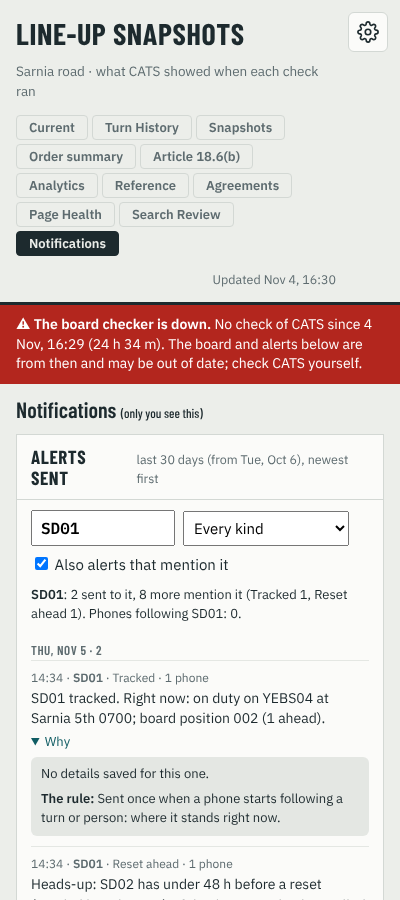
#> input picture n3.png, 400 x 900 px, given as the content of the folder ../../../n3.png, which was not available
$ python treatments.py ../../../n3.png 5 ../../../n1.png
#> lines starting #> are read from the running program, lines starting #| are printed output that depends on the picture; after the words box and inside, x2 and y2 are one past the last pixel; in counts of white or black regions, pixels touching at a corner belong together
### docs/board-checker/screenshot-mark/wm.py
"""A hidden account mark for screenshots: the feasibility test of 12 Nov 2026 (see README.md here).
NOT USED BY THE SITE OR THE LAPTOP. Kept so a later build, or a session asked to trace a screenshot,
starts from what was tested. Python 3 with numpy and Pillow; run with -I on a picture someone sent.

The mark is a tile of 8 x 8 cells repeated over the whole screen. Each cell is either "marked" (a
faint shade, `amp` levels out of 255: darker on a light page, lighter on a dark one) or not.
24 cells are a fixed sync pattern (to find the tile and its polarity); the other 40 carry a 20-bit
number as 20 pairs (marked, unmarked) or (unmarked, marked), so each bit is read as a difference.

Decoding knows nothing about the scale or crop: it finds the repeat (the tile's size in pixels)
from the image, folds the whole image onto one tile (averaging every copy), finds the sync, and
reads the bits. Flat pixels only (backgrounds and card fills): text and edges are left out.
"""
import io
import numpy as np
from PIL import Image

N = 8                      # cells per side
CELLS = N * N
NSYNC = 24
NBITS = 20
# The layout, fixed for good (it must never change once marks are out). Drawn once from
# numpy.random.default_rng(240): a permutation of the 64 cells (24 sync, then 20 pairs) and the sync signs.
# The page (public/board.html, ShotMark) carries the same numbers; test/board/shotmark.test.js checks they agree.
SYNC_POS = np.array([54, 19, 12, 40, 37, 5, 34, 18, 14, 58, 27, 23, 52, 30, 8, 31, 51, 28, 63, 9, 46, 4, 41, 17])
SYNC_VAL = np.array([-1, -1, -1, -1, -1, 1, -1, -1, 1, 1, 1, -1, 1, 1, 1, 1, -1, 1, 1, -1, -1, 1, 1, -1])
PAIRS = np.array([[44, 48], [2, 0], [3, 42], [55, 33], [38, 49], [35, 43], [25, 57], [6, 62], [15, 39], [16, 10], [13, 47], [56, 24], [20, 60], [29, 53], [59, 32], [50, 1], [36, 22], [26, 61], [7, 11], [21, 45]])


def cells_for(mark):
    v = np.zeros(CELLS, int)
    v[SYNC_POS] = SYNC_VAL
    for k in range(NBITS):
        a, c = PAIRS[k]
        v[a], v[c] = (1, -1) if (mark >> k) & 1 else (-1, 1)
    return v.reshape(N, N)     # +1 = marked


# [16 lines left out: function tile_png, not called in this run]


# ----------------------------------------------------------------------------------------------
def lum(img):
    a = np.asarray(img.convert('RGB'), dtype=np.float32)
    return 0.299 * a[..., 0] + 0.587 * a[..., 1] + 0.114 * a[..., 2]


def _boxsum(a, r):
    """Sum over a (2r+1) x (2r+1) window, windows clipped at the edges."""
    H, W = a.shape
    c = np.zeros((H + 1, W + 1), np.float64)
    c[1:, 1:] = np.cumsum(np.cumsum(a, 0), 1)
    y0 = np.clip(np.arange(H) - r, 0, H); y1 = np.clip(np.arange(H) + r + 1, 0, H)
    x0 = np.clip(np.arange(W) - r, 0, W); x1 = np.clip(np.arange(W) + r + 1, 0, W)
    return c[y1][:, x1] - c[y0][:, x1] - c[y1][:, x0] + c[y0][:, x0]


def _range3(Y):
    """max - min over each pixel's 3 x 3 neighbourhood."""
    p = np.pad(Y, 1, mode='edge')
    H, W = Y.shape
    mx = np.full_like(Y, -1e9); mn = np.full_like(Y, 1e9)
    for dy in range(3):
        for dx in range(3):
            s = p[dy:dy + H, dx:dx + W]
            mx = np.maximum(mx, s); mn = np.minimum(mn, s)
    return mx - mn


def _autocorr(D, axis):
    n = D.shape[axis]
    nfft = 1 << (2 * n - 1).bit_length()
    F = np.fft.rfft(D, nfft, axis=axis)
    ac = np.fft.irfft((F * np.conj(F)).sum(axis=1 - axis), nfft)[:n]
    return ac / max(ac[0], 1e-9)


def find_period(Y, flat, pmin, pmax, G=4.0):
    Dx = np.diff(Y, axis=1); mx = flat[:, 1:] & flat[:, :-1] & (np.abs(Dx) <= G)
    Dy = np.diff(Y, axis=0); my = flat[1:, :] & flat[:-1, :] & (np.abs(Dy) <= G)
    ax = _autocorr(np.where(mx, Dx, 0).astype(np.float64), 1)
    ay = _autocorr(np.where(my, Dy, 0).astype(np.float64), 0)
    n = min(len(ax), len(ay))
    ac = ax[:n] + ay[:n]
    hi = min(pmax, n - 2)
    if hi <= pmin:
        return None, 0.0
    lags = np.arange(pmin, hi + 1)
    seg = ac[pmin:hi + 1]
    i = int(np.argmax(seg)); L = int(lags[i])
    # prefer the fundamental if half the lag is nearly as strong
    half = L / 2
    if half >= pmin:
        h = int(round(half))
        if ac[h] >= 0.6 * ac[L]:
            L = h
    # sub-pixel peak
    if 1 <= L < n - 1:
        a, b, c = ac[L - 1], ac[L], ac[L + 1]
        d = a - 2 * b + c
        off = 0.5 * (a - c) / d if d < 0 else 0.0
    else:
        off = 0.0
    # how much the peak stands out from the rest of the searched lags
    rest = np.delete(seg, slice(max(0, i - 3), i + 4))
    z = (ac[L] - rest.mean()) / (rest.std() + 1e-12)
    return L + off, float(z)


# [8 lines left out: function fold, not called in this run]


def _cell_views(T, sub):
    """Every way the folded tile can line up with the cells: 16 sub-bin phases x 64 cyclic shifts.
    Returns a (1024, 64) matrix of cell values (centre sub-bins of each cell only)."""
    rows = []
    lo, hi = max(1, sub // 4), max(2, sub - sub // 4)
    for oy in range(sub):
        for ox in range(sub):
            Tr = np.roll(np.roll(T, -oy, 0), -ox, 1)
            C = Tr.reshape(N, sub, N, sub)[:, lo:hi, :, lo:hi].mean(axis=(1, 3))
            for sy in range(N):
                for sx in range(N):
                    rows.append(np.roll(np.roll(C, -sy, 0), -sx, 1).ravel())
    return np.array(rows)


def _template(mark):
    return cells_for(mark).ravel().astype(float)


# [4 lines left out: function _energy, not called in this run]


def residual(Y, flat, P):
    """Each flat pixel against the mean of its own fill colour around it (about 7 x 7 cells), so the mark
    stands out by about half its strength in every cell, whatever its neighbours. Fills are the peaks of the
    flat pixels' values; each pixel goes to its nearest peak within 3 levels, so two fills a few levels
    apart are never mixed (12 Nov: mixing two fills 7 levels apart drowned the mark)."""
    v = Y[flat]
    hist = np.bincount(np.clip(np.round(v), 0, 255).astype(int), minlength=256).astype(float)
    sm = np.convolve(hist, np.ones(3), 'same')
    peaks = [L for L in range(256) if sm[L] >= 0.01 * len(v) and all(sm[L] >= sm[min(255, max(0, L + d))] for d in (-2, -1, 1, 2))]
    peaks.sort(key=lambda L: -sm[L])
    levels = []
    for L in peaks:
        if len(levels) >= 12:
            break
        if all(abs(L - x) >= 3 for x in levels):
            levels.append(int(L))
    lut = np.full(256, -1)
    for val in range(256):
        d = [abs(val - L) for L in levels]
        if d and min(d) <= 3:
            lut[val] = int(np.argmin(d))
    idx = np.where(flat, lut[np.clip(np.round(Y), 0, 255).astype(int)], -1)
    R = max(3, int(round(3 * P / N)))
    r = np.zeros_like(Y, dtype=np.float32)
    w = np.zeros_like(Y, dtype=np.float32)
    for j in range(len(levels)):
        mk = idx == j
        m = mk.astype(np.float32)
        cnt = _boxsum(m, R)
        ref = _boxsum(Y * m, R) / np.maximum(cnt, 1)
        ok = mk & (cnt >= 0.25 * (2 * R + 1) ** 2)
        r[ok] = (Y - ref)[ok]
        w[ok] = 1.0
    w[np.abs(r) > 6] = 0
    return r, w


def opp(img):
    """Blue against red and green (the blue/yellow tint tried on 12 Nov; not used by the page)."""
    a = np.asarray(img.convert('RGB'), dtype=np.float32)
    return a[..., 2] - 0.5 * (a[..., 0] + a[..., 1])


def decode(img, candidates=None, pmin=24, pmax=420, sub=4, channel='auto'):
    if channel == 'auto':
        best = None
        for ch in ('grey', 'blue'):
            r = decode(img, candidates, pmin, pmax, sub, ch)
            key = (bool(r.get('found')), r.get('energy_ratio', 0) or 0)
            if best is None or key > best[0]:
                best = (key, r)
            if r.get('found'):
                break
        return best[1]
    Y = opp(img) if channel == 'blue' else lum(img)
    flat = _range3(Y) <= 5
    P0, pz = find_period(Y, flat, pmin, pmax)
    out = {'channel': channel, 'size': img.size, 'flat_share': round(float(flat.mean()), 2), 'period_z': round(pz, 1)}
    if P0 is None:
        out.update(found=False, why='image too small'); return out
    r, w = residual(Y, flat, P0)
    B = N * sub
    ys, xs = np.nonzero(w)
    vals = r[ys, xs].astype(np.float64)
    if len(vals) > 700000:
        pick = np.random.default_rng(0).choice(len(vals), 700000, replace=False)
        sy, sx, sv = ys[pick], xs[pick], vals[pick]
    else:
        sy, sx, sv = ys, xs, vals
    def en_of(Pt, yy, xx, vv):
        by = np.floor(np.mod(yy, Pt) * B / Pt).astype(int) % B
        bx = np.floor(np.mod(xx, Pt) * B / Pt).astype(int) % B
        idx = by * B + bx
        S = np.bincount(idx, weights=vv, minlength=B * B); C = np.bincount(idx, minlength=B * B)
        Tm = S / np.maximum(C, 1); mu = S.sum() / max(C.sum(), 1)
        return float((C * (Tm - mu) ** 2).sum() / max(C.sum(), 1)), (Tm - mu).reshape(B, B)
    # the exact period: the one that folds the most energy onto one tile (coarse, then fine)
    coarse = P0 * (1 + np.linspace(-0.02, 0.02, 41))
    k = int(np.argmax([en_of(Pt, sy, sx, sv)[0] for Pt in coarse]))
    fine = coarse[k] * (1 + np.linspace(-0.0012, 0.0012, 13))
    k = int(np.argmax([en_of(Pt, sy, sx, sv)[0] for Pt in fine]))
    P = float(fine[k])
    eP, T = en_of(P, ys, xs, vals)
    null = np.median([en_of(P * f, sy, sx, sv)[0] for f in (0.79, 0.83, 0.87, 1.17, 1.23, 1.29)])
    A = _cell_views(T, sub)                                  # 1024 x 64
    # the free read (no list): the alignment where the sync cells agree best
    sync = A[:, SYNC_POS] @ SYNC_VAL
    i = int(np.argmax(np.abs(sync)))
    cells = np.sign(sync[i]) * A[i]
    diffs = np.array([cells[a] - cells[b] for a, b in PAIRS])
    mark = int(sum(int(d > 0) << k for k, d in enumerate(diffs)))
    out.update(period=round(P, 2), energy_ratio=round(eP / max(null, 1e-12), 1), read=mark,
               amp_est=round(2 * float(np.mean(cells[SYNC_POS] * SYNC_VAL)), 2))
    if candidates is not None:
        tm = np.array([_template(c) for c in candidates]).T       # 64 x K
        S = A @ tm                                               # 1024 x K
        absS = np.abs(S)
        best_al = absS.argmax(axis=0)
        top = absS[best_al, np.arange(len(candidates))]
        norm = np.abs(A[best_al]).sum(axis=1)
        frac = top / np.maximum(norm, 1e-9)                      # 1.0 = every cell agrees with that member's pattern
        order = np.argsort(-frac)
        b, s2 = order[0], order[1] if len(order) > 1 else order[0]
        # how far the best stands out against every other alignment of the same pattern
        col = np.sort(absS[:, b])[:-sub * sub]
        z = (top[b] - col.mean()) / (col.std() + 1e-12)
        # The 20 number bits only, read at that member's best alignment: every member shares the sync
        # cells, so on the whole tile a stranger already agrees about 4 cells in 10.
        def bits_agree(j):
            al = best_al[j]; cv = np.sign(S[al, j]) * A[al]
            d = np.array([cv[a] - cv[c] for a, c in PAIRS])
            sg = np.array([1 if (candidates[j] >> k) & 1 else -1 for k in range(NBITS)])
            return float(np.dot(d, sg) / (np.abs(d).sum() + 1e-12))
        ab, an = bits_agree(b), max(bits_agree(j) for j in order[1:6]) if len(order) > 1 else -1.0
        out.update(best=int(candidates[b]), agree=round(float(frac[b]), 2), next_agree=round(float(frac[s2]), 2), z=round(float(z), 1),
                   bits=round(ab, 2), next_bits=round(an, 2))
        out['found'] = bool(out['energy_ratio'] >= 3 and z >= 6 and ab >= 0.8 and ab - an >= 0.35)
    return out


# [5 lines left out: function mark_of, not called in this run]


# [12 lines that do not run on import are left out]

### docs/board-checker/screenshot-mark/treatments.py
# The sharing treatments the 12 Nov test put each screenshot through (see README.md). Not used by the site.
import sys, os, io, json, glob, time
sys.path.insert(0, os.path.dirname(os.path.abspath(__file__)))
import numpy as np
from PIL import Image, ImageFilter
from multiprocessing import Pool
import wm

MARK = 0x5A3C7
CANDS = [MARK] + [int(x) for x in np.random.default_rng(7).integers(0, 1 << 20, 80)]   # a member list of 81


def jpeg(im, q):
    b = io.BytesIO(); im.convert('RGB').save(b, 'JPEG', quality=q, subsampling=2); b.seek(0); return Image.open(b).convert('RGB')
def resize_max(im, m):
    w, h = im.size; s = m / max(w, h)
    return im.resize((round(w * s), round(h * s)), Image.LANCZOS) if s < 1 else im
def resize_w(im, W):
    w, h = im.size; return im.resize((W, round(h * W / w)), Image.LANCZOS)
def crop_c(im, cw, ch, oy=0.45):
    w, h = im.size; x = (w - cw) // 2 + 37; y = int((h - ch) * oy) + 11
    return im.crop((x, y, x + cw, y + ch))
def photo(im):
    """A rough stand-in for a photo of the screen with another phone: tilt, focus blur, exposure,
    vignetting, sensor noise, a smaller picture, JPEG. Real moire and glare are not modelled."""
    rng = np.random.default_rng(3)
    w, h = im.size; d = 0.03
    quad = (w * d, h * d * 0.5, w * d * 0.3, h * (1 - d), w * (1 - d * 0.2), h * (1 - d * 0.6), w * (1 - d), 0)
    im2 = im.transform((w, h), Image.QUAD, quad, Image.BICUBIC).filter(ImageFilter.GaussianBlur(1.6))
    a = np.asarray(im2).astype(np.float32)
    yy, xx = np.mgrid[0:h, 0:w]
    vig = 1 - 0.15 * (((xx - w / 2) / (w / 2)) ** 2 + ((yy - h / 2) / (h / 2)) ** 2)
    a = 255 * ((a / 255) ** 1.15) * 0.92 * vig[..., None] + rng.normal(0, 3.5, a.shape)
    im3 = Image.fromarray(np.clip(a, 0, 255).astype(np.uint8)).resize((w * 3 // 4, h * 3 // 4), Image.BILINEAR)
    return jpeg(im3, 85)

VARIANTS = {
    'as taken (PNG)': lambda im: im,
    'emailed (JPEG 90)': lambda im: jpeg(im, 90),
    'Messenger/WhatsApp (1600 px, JPEG 75)': lambda im: jpeg(resize_max(im, 1600), 75),
    'text message (640 px wide, JPEG 60)': lambda im: jpeg(resize_w(im, 640), 60),
    'squashed (480 px wide, JPEG 50)': lambda im: jpeg(resize_w(im, 480), 50),
    'cropped to one box (900x700, JPEG 75)': lambda im: jpeg(crop_c(im, 900, 700), 75),
    'small crop (450x450, JPEG 75)': lambda im: jpeg(crop_c(im, 450, 450), 75),
    'photo of the screen (rough stand-in)': photo,
}

def job(args):
    path, vname = args
    im = Image.open(path).convert('RGB')
#> im is the input picture: PIL image 400x900 RGB; mean R, G, B 226.3, 216.9, 213.9
    t = time.time()
    r = wm.decode(VARIANTS[vname](im), candidates=CANDS)
#> the loop in decode, `for ch in ('grey', 'blue'):` made 2 passes
#> pass 1, in decode (call 2), `Y = opp(img) if channel == 'blue' else lum(img)`:
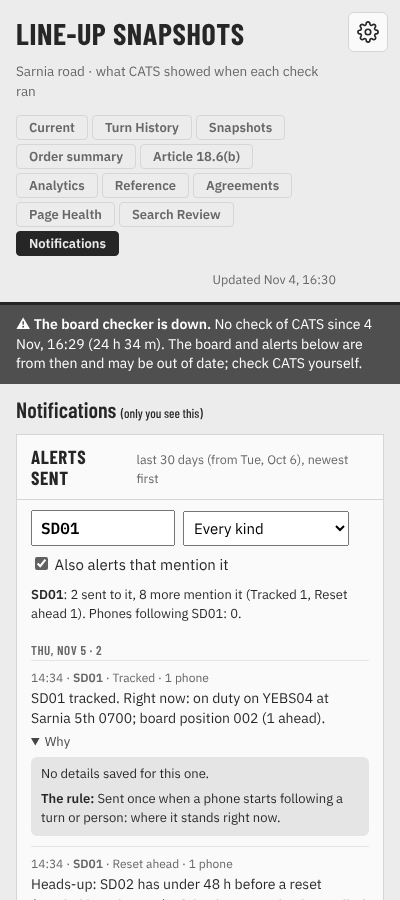
#> Y: shape (900, 400) float32; min 0, max 255, mean 219.3
#> pass 1, in _range3, `p = np.pad(Y, 1, mode='edge')`:
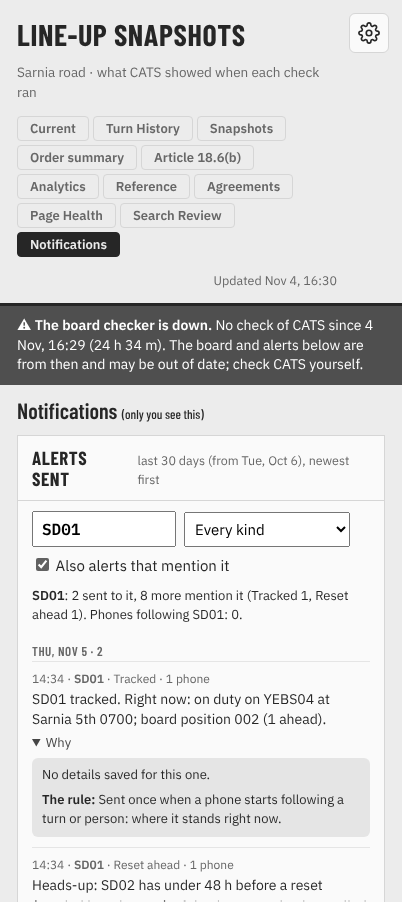
#> p: shape (902, 402) float32; min 0, max 255, mean 219.4
#> pass 1, in decode (call 2), `flat = _range3(Y) <= 5`:
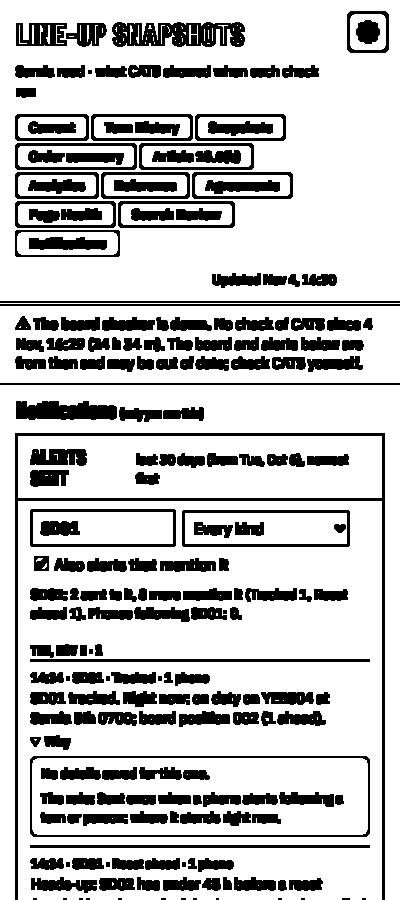
#> flat: shape (900, 400) bool; 77.1% white; 219 black regions (15 under 20 px), largest, box (x1, y1, x2, y2) and area: (15, 433, 385, 900) 4986, (112, 22, 245, 47) 2435, (30, 756, 370, 837) 1688
#> r = 15 items
    base = os.path.basename(path)[:-4]
#> (the run stopped early here; a loop or call above may not have finished)
